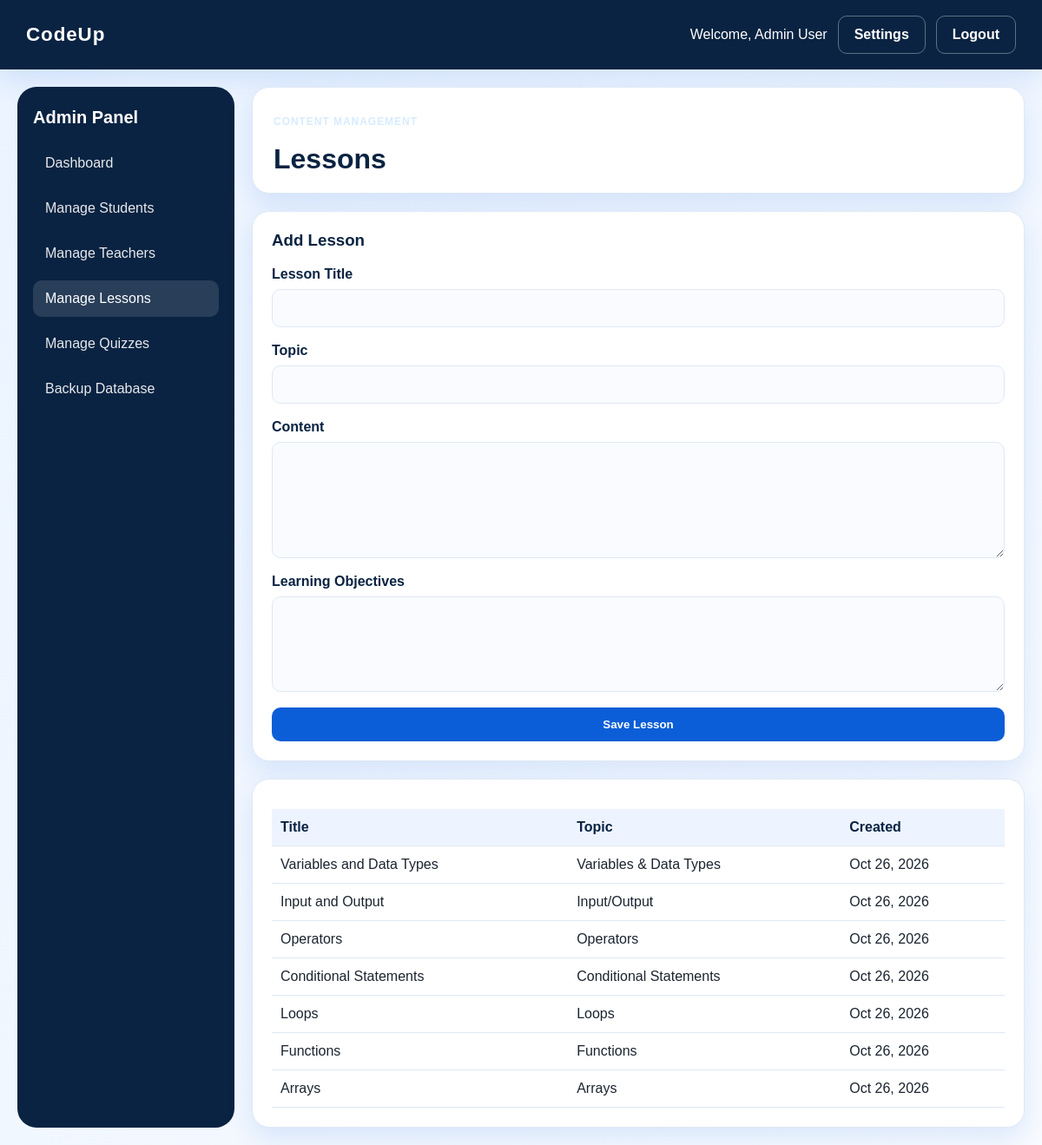
The page /admin/manage_lessons.php (signed in) on the database its author committed.
### tables this page shows
CREATE TABLE users (
  id INT AUTO_INCREMENT PRIMARY KEY,
  name VARCHAR(150) NOT NULL,
  email VARCHAR(150) NOT NULL UNIQUE,
  password VARCHAR(255) NOT NULL,
  role ENUM('admin','teacher','student') NOT NULL,
  status ENUM('active','inactive') DEFAULT 'active',
  created_at TIMESTAMP DEFAULT CURRENT_TIMESTAMP
);

CREATE TABLE lessons (
  id INT AUTO_INCREMENT PRIMARY KEY,
  title VARCHAR(150) NOT NULL,
  topic VARCHAR(150) NOT NULL,
  content TEXT NOT NULL,
  objectives TEXT,
  created_by INT DEFAULT NULL,
  created_at TIMESTAMP DEFAULT CURRENT_TIMESTAMP,
  FOREIGN KEY (created_by) REFERENCES users(id) ON DELETE SET NULL
);

### includes/config.php (called while the page is built, shortened)
<?php
$host = 'localhost';
$user = 'root';
$pass = '';
$dbname = 'codeup';
try {
    $conn = new mysqli($host, $user, $pass, $dbname);
    $conn->set_charset('utf8mb4');
} catch (mysqli_sql_exception $exception) {
    error_log('Database connection failed: ' . $exception->getMessage());
    http_response_code(500);
    exit('Database connection failed. Check that MySQL is running, the credentials are correct, and the codeup database has been imported.');
}
function db()
{
    global $conn;
    return $conn;
}
function isLoggedIn()
{
    return isset($_SESSION['user_id']);
}
function currentUser()
{
    $stmt = db()->prepare('SELECT * FROM users WHERE id = ? LIMIT 1');
    $stmt->bind_param('i', $_SESSION['user_id']);
    $stmt->execute();
    $result = $stmt->get_result();
    return $result->fetch_assoc();
}
function formatDate($date)
{
    return date('M d, Y', strtotime($date));
}

### admin/manage_lessons.php (the view, shortened to what this page needs)
<?php
require __DIR__ . '/../includes/config.php';
$lessons = db()->query('SELECT * FROM lessons ORDER BY created_at DESC');
include __DIR__ . '/../includes/header.php';
?>
<div class="dashboard-page">
    <aside class="sidebar">
        <h3>Admin Panel</h3>
        <nav>
            <a href="dashboard.php">Dashboard</a>
            <a href="manage_students.php">Manage Students</a>
            <a href="manage_teachers.php">Manage Teachers</a>
            <a class="active" href="manage_lessons.php">Manage Lessons</a>
            <a href="manage_quizzes.php">Manage Quizzes</a>
            <a href="backup_database.php">Backup Database</a>
        </nav>
    </aside>
    <main class="main-panel">
        <div class="page-header">
            <div>
                <p class="eyebrow">Content Management</p>
                <h1>Lessons</h1>
            </div>
        </div>
        <div class="card">
            <h3>Add Lesson</h3>
            <form method="POST" class="stack-form">
                <div class="form-group">
                    <label>Lesson Title</label>
                    <input type="text" name="title" required>
                </div>
                <div class="form-group">
                    <label>Topic</label>
                    <input type="text" name="topic" required>
                </div>
                <div class="form-group">
                    <label>Content</label>
                    <textarea name="content" rows="6" required></textarea>
                </div>
                <div class="form-group">
                    <label>Learning Objectives</label>
                    <textarea name="objectives" rows="3"></textarea>
                </div>
                <button type="submit" name="add_lesson" class="btn btn-primary">Save Lesson</button>
            </form>
        </div>
        <div class="card">
            <table class="data-table">
                <thead>
                    <tr>
                        <th>Title</th>
                        <th>Topic</th>
                        <th>Created</th>
                    </tr>
                </thead>
                <tbody>
                    <?php while ($lesson = $lessons->fetch_assoc()): ?>
                        <tr>
                            <td><?= htmlspecialchars($lesson['title']); ?></td>
                            <td><?= htmlspecialchars($lesson['topic']); ?></td>
                            <td><?= formatDate($lesson['created_at']); ?></td>
                        </tr>
                    <?php endwhile; ?>
                </tbody>
            </table>
        </div>
    </main>
</div>
<?php include __DIR__ . '/../includes/footer.php'; ?>

### includes/header.php (shortened to what this page needs)
<?php
require_once __DIR__ . '/config.php';
?>
<!DOCTYPE html>
<html lang="en">
<head>
    <link rel="stylesheet" href="<?= BASE_URL; ?>/assets/css/style.css">
</head>
<body>
    <?php if (isLoggedIn()): ?>
    <div class="topbar">
        <div class="brand-box">
            <strong>CodeUp</strong>
        </div>
        <div class="topbar-actions">
            <span>Welcome, <?= htmlspecialchars(currentUser()['name'] ?? 'User'); ?></span>
            <a href="<?= BASE_URL; ?>/settings.php" class="btn btn-outline">Settings</a>
            <a href="<?= BASE_URL; ?>/logout.php" class="btn btn-outline" data-logout-trigger>Logout</a>
        </div>
    </div>
    <?php endif; ?>
    <div class="page-shell">

### includes/footer.php
    </div>
</body>
</html>

### assets/css/style.css (style rules this page uses)
:root { --primary-blue: #0b5ed7; --primary-dark: #0a2342; --primary-soft: #edf4ff; --accent: #1d9bf0; --white: #ffffff; --text: #1b2430; --muted: #6b7280; --border: #dfe8f5; --success: #198754; --danger: #dc3545; --shadow: 0 12px 30px rgba(11, 94, 215, 0.12); }
* { box-sizing: border-box; }
body { margin: 0; font-family: Arial, sans-serif; background: linear-gradient(135deg, #eaf3ff 0%, #f8fbff 100%); color: var(--text); }
a { text-decoration: none; color: inherit; }
.page-shell { min-height: 100vh; padding: 20px; }
.topbar { display: flex; align-items: center; justify-content: space-between; background: var(--primary-dark); color: var(--white); padding: 18px 30px; box-shadow: var(--shadow); }
.brand-box { font-size: 1.4rem; letter-spacing: 0.04em; }
.topbar-actions { display: flex; align-items: center; gap: 12px; }
.btn { display: inline-flex; align-items: center; justify-content: center; border: none; border-radius: 10px; padding: 12px 18px; font-weight: 600; cursor: pointer; transition: 0.2s ease; }
.btn-primary { background: var(--primary-blue); color: var(--white); }
.btn-outline { background: transparent; border: 1px solid rgba(255,255,255,0.35); color: var(--white); }
.eyebrow { display: inline-block; letter-spacing: 0.08em; text-transform: uppercase; color: #d7ebff; font-size: 0.75rem; font-weight: bold; }
.feature-card, .card, .metric-card { background: var(--white); border: 1px solid var(--border); border-radius: 20px; box-shadow: var(--shadow); }
.auth-form, .stack-form { display: flex; flex-direction: column; gap: 18px; }
.form-group { display: flex; flex-direction: column; gap: 8px; }
label { font-weight: 600; color: var(--primary-dark); }
input, select, textarea { width: 100%; border: 1px solid var(--border); border-radius: 10px; padding: 12px 14px; font-size: 1rem; background: #f9fbff; }
textarea { resize: vertical; min-height: 110px; }
.dashboard-page { display: grid; grid-template-columns: 250px 1fr; gap: 20px; min-height: 80vh; }
.sidebar { background: var(--primary-dark); color: var(--white); padding: 24px 18px; border-radius: 22px; }
.sidebar h3 { margin-top: 0; margin-bottom: 20px; font-size: 1.25rem; }
.sidebar nav { display: flex; flex-direction: column; gap: 10px; }
.sidebar nav a { display: block; padding: 12px 14px; border-radius: 10px; color: var(--white); opacity: 0.9; }
.sidebar nav a.active, .sidebar nav a:hover { background: rgba(255,255,255,0.12); opacity: 1; }
.main-panel { display: flex; flex-direction: column; gap: 20px; }
.page-header { display: flex; justify-content: space-between; align-items: center; background: var(--white); border: 1px solid var(--border); border-radius: 20px; padding: 20px 24px; box-shadow: var(--shadow); }
.page-header h1 { margin: 6px 0 0; color: var(--primary-dark); }
.card { padding: 22px; }
.card h3 { margin-top: 0; color: var(--primary-dark); }
.data-table { width: 100%; border-collapse: collapse; margin-top: 12px; }
.data-table th, .data-table td { border-bottom: 1px solid var(--border); text-align: left; padding: 12px 10px; }
.data-table th { background: var(--primary-soft); color: var(--primary-dark); }

### rows shown on the page
users: name "Admin User"
lessons: title "Variables and Data Types", topic "Variables & Data Types", created_at "Oct 26, 2026"
lessons: title "Input and Output", topic "Input/Output", created_at "Oct 26, 2026"
lessons: title "Operators", topic "Operators", created_at "Oct 26, 2026"
lessons: title "Conditional Statements", topic "Conditional Statements", created_at "Oct 26, 2026"
lessons: title "Loops", topic "Loops", created_at "Oct 26, 2026"
lessons: title "Functions", topic "Functions", created_at "Oct 26, 2026"
lessons: title "Arrays", topic "Arrays", created_at "Oct 26, 2026"
